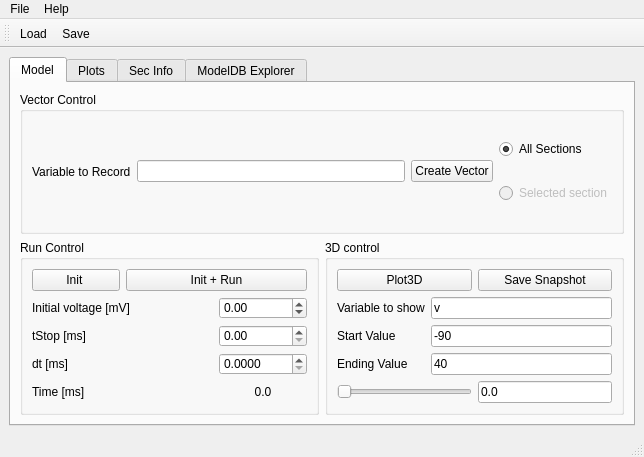
<?xml version="1.0" encoding="UTF-8"?>
<ui version="4.0">
 <class>MainWindow</class>
 <widget class="QMainWindow" name="MainWindow">
  <property name="geometry">
   <rect>
    <x>0</x>
    <y>0</y>
    <width>644</width>
    <height>457</height>
   </rect>
  </property>
  <property name="windowTitle">
   <string>Neuronvisio</string>
  </property>
  <widget class="QWidget" name="centralwidget">
   <layout class="QVBoxLayout" name="verticalLayout_2">
    <item>
     <widget class="QTabWidget" name="tabWidget">
      <property name="sizePolicy">
       <sizepolicy hsizetype="Preferred" vsizetype="Preferred">
        <horstretch>0</horstretch>
        <verstretch>0</verstretch>
       </sizepolicy>
      </property>
      <property name="currentIndex">
       <number>0</number>
      </property>
      <widget class="QWidget" name="tab">
       <attribute name="title">
        <string>Model</string>
       </attribute>
       <layout class="QVBoxLayout" name="verticalLayout_3">
        <item>
         <widget class="QGroupBox" name="groupBox_3">
          <property name="title">
           <string>Vector Control</string>
          </property>
          <layout class="QHBoxLayout" name="horizontalLayout">
           <item>
            <widget class="QLabel" name="label">
             <property name="text">
              <string>Variable to Record</string>
             </property>
            </widget>
           </item>
           <item>
            <widget class="QLineEdit" name="var"/>
           </item>
           <item>
            <widget class="QPushButton" name="create_vector">
             <property name="text">
              <string>Create Vector</string>
             </property>
            </widget>
           </item>
           <item>
            <layout class="QVBoxLayout" name="verticalLayout">
             <item>
              <widget class="QRadioButton" name="all_sections">
               <property name="text">
                <string>All Sections</string>
               </property>
               <property name="checked">
                <bool>true</bool>
               </property>
              </widget>
             </item>
             <item>
              <widget class="QRadioButton" name="selected_section">
               <property name="enabled">
                <bool>false</bool>
               </property>
               <property name="text">
                <string>Selected section</string>
               </property>
              </widget>
             </item>
            </layout>
           </item>
          </layout>
         </widget>
        </item>
        <item>
         <layout class="QHBoxLayout" name="horizontalLayout_3">
          <item>
           <widget class="QGroupBox" name="groupBox">
            <property name="styleSheet">
             <string>border-color: rgb(0, 0, 0);</string>
            </property>
            <property name="title">
             <string>Run Control</string>
            </property>
            <layout class="QGridLayout" name="gridLayout">
             <item row="0" column="0">
              <widget class="QPushButton" name="init_btn">
               <property name="text">
                <string>Init </string>
               </property>
              </widget>
             </item>
             <item row="0" column="1" colspan="2">
              <widget class="QPushButton" name="run_btn">
               <property name="text">
                <string>Init + Run</string>
               </property>
              </widget>
             </item>
             <item row="1" column="0" colspan="2">
              <widget class="QLabel" name="label_2">
               <property name="text">
                <string>Initial voltage [mV]</string>
               </property>
              </widget>
             </item>
             <item row="1" column="2">
              <widget class="QDoubleSpinBox" name="vSpinBox">
               <property name="toolTip">
                <string>Initial Voltage [mV]</string>
               </property>
               <property name="minimum">
                <double>-300.000000000000000</double>
               </property>
               <property name="maximum">
                <double>400.000000000000000</double>
               </property>
              </widget>
             </item>
             <item row="2" column="0">
              <widget class="QLabel" name="label_5">
               <property name="text">
                <string>tStop [ms]</string>
               </property>
              </widget>
             </item>
             <item row="2" column="2">
              <widget class="QDoubleSpinBox" name="tstopSpinBox">
               <property name="suffix">
                <string/>
               </property>
               <property name="maximum">
                <double>999999999.000000000000000</double>
               </property>
               <property name="singleStep">
                <double>0.010000000000000</double>
               </property>
              </widget>
             </item>
             <item row="3" column="0">
              <widget class="QLabel" name="label_6">
               <property name="text">
                <string>dt [ms]</string>
               </property>
              </widget>
             </item>
             <item row="3" column="2">
              <widget class="QDoubleSpinBox" name="dtSpinBox">
               <property name="decimals">
                <number>4</number>
               </property>
               <property name="singleStep">
                <double>0.000100000000000</double>
               </property>
              </widget>
             </item>
             <item row="4" column="0">
              <widget class="QLabel" name="label_7">
               <property name="text">
                <string>Time [ms]</string>
               </property>
              </widget>
             </item>
             <item row="4" column="2">
              <widget class="QLabel" name="time_label">
               <property name="enabled">
                <bool>true</bool>
               </property>
               <property name="text">
                <string>0.0</string>
               </property>
               <property name="alignment">
                <set>Qt::AlignCenter</set>
               </property>
              </widget>
             </item>
            </layout>
           </widget>
          </item>
          <item>
           <widget class="QGroupBox" name="groupBox_2">
            <property name="title">
             <string>3D control</string>
            </property>
            <property name="flat">
             <bool>false</bool>
            </property>
            <property name="checkable">
             <bool>false</bool>
            </property>
            <layout class="QGridLayout" name="gridLayout_2">
             <item row="1" column="0" colspan="2">
              <layout class="QVBoxLayout" name="verticalLayout_4">
               <property name="spacing">
                <number>6</number>
               </property>
               <item>
                <layout class="QFormLayout" name="formLayout">
                 <property name="fieldGrowthPolicy">
                  <enum>QFormLayout::AllNonFixedFieldsGrow</enum>
                 </property>
                 <item row="0" column="0">
                  <widget class="QLabel" name="variableToShowLabel">
                   <property name="text">
                    <string>Variable to show</string>
                   </property>
                  </widget>
                 </item>
                 <item row="0" column="1">
                  <widget class="QLineEdit" name="varToShow">
                   <property name="text">
                    <string>v</string>
                   </property>
                  </widget>
                 </item>
                 <item row="1" column="0">
                  <widget class="QLabel" name="label_8">
                   <property name="text">
                    <string>Start Value</string>
                   </property>
                  </widget>
                 </item>
                 <item row="1" column="1">
                  <widget class="QLineEdit" name="startValue">
                   <property name="text">
                    <string>-90</string>
                   </property>
                  </widget>
                 </item>
                 <item row="2" column="0">
                  <widget class="QLabel" name="label_9">
                   <property name="text">
                    <string>Ending Value</string>
                   </property>
                  </widget>
                 </item>
                 <item row="2" column="1">
                  <widget class="QLineEdit" name="endValue">
                   <property name="text">
                    <string>40</string>
                   </property>
                  </widget>
                 </item>
                </layout>
               </item>
               <item>
                <layout class="QHBoxLayout" name="horizontalLayout_4">
                 <item>
                  <widget class="QSlider" name="timelineSlider">
                   <property name="enabled">
                    <bool>false</bool>
                   </property>
                   <property name="orientation">
                    <enum>Qt::Horizontal</enum>
                   </property>
                  </widget>
                 </item>
                 <item>
                  <widget class="QLineEdit" name="animationTime">
                   <property name="text">
                    <string>0.0</string>
                   </property>
                  </widget>
                 </item>
                </layout>
               </item>
              </layout>
             </item>
             <item row="0" column="0">
              <widget class="QPushButton" name="Plot3D">
               <property name="text">
                <string>Plot3D</string>
               </property>
              </widget>
             </item>
             <item row="0" column="1">
              <widget class="QPushButton" name="SaveSnapshot">
               <property name="text">
                <string>Save Snapshot</string>
               </property>
              </widget>
             </item>
             </layout>
           </widget>
          </item>
         </layout>
        </item>
       </layout>
      </widget>
      <widget class="QWidget" name="tab_2">
       <attribute name="title">
        <string>Plots</string>
       </attribute>
       <layout class="QGridLayout" name="gridLayout_3">
        <item row="0" column="0">
         <layout class="QHBoxLayout" name="horizontalLayout_2">
          <item>
           <widget class="QPushButton" name="plot_vector_btn">
            <property name="text">
             <string>plot</string>
            </property>
           </widget>
          </item>
          <item>
           <widget class="QSpinBox" name="fig_num_spinBox">
            <property name="minimum">
             <number>1</number>
            </property>
           </widget>
          </item>
          <item>
           <widget class="QCheckBox" name="legend">
            <property name="text">
             <string>legend</string>
            </property>
            <property name="checkable">
             <bool>true</bool>
            </property>
           </widget>
          </item>
          <item>
           <widget class="QCheckBox" name="points">
            <property name="text">
             <string>points</string>
            </property>
           </widget>
          </item>
          <item>
           <spacer name="horizontalSpacer">
            <property name="orientation">
             <enum>Qt::Horizontal</enum>
            </property>
            <property name="sizeHint" stdset="0">
             <size>
              <width>298</width>
              <height>20</height>
             </size>
            </property>
           </spacer>
          </item>
         </layout>
        </item>
        <item row="1" column="0">
         <widget class="QTreeWidget" name="treeWidget">
          <property name="sizePolicy">
           <sizepolicy hsizetype="Expanding" vsizetype="Expanding">
            <horstretch>0</horstretch>
            <verstretch>0</verstretch>
           </sizepolicy>
          </property>
          <property name="alternatingRowColors">
           <bool>true</bool>
          </property>
          <property name="selectionMode">
           <enum>QAbstractItemView::MultiSelection</enum>
          </property>
          <property name="columnCount">
           <number>2</number>
          </property>
          <column>
           <property name="text">
            <string>Vector</string>
           </property>
          </column>
          <column>
           <property name="text">
            <string>Details</string>
           </property>
          </column>
         </widget>
        </item>
       </layout>
      </widget>
      <widget class="QWidget" name="tab_3">
       <attribute name="title">
        <string>Sec Info</string>
       </attribute>
       <layout class="QGridLayout" name="gridLayout_4">
        <item row="0" column="0">
         <widget class="QLabel" name="sec_info_label">
          <property name="text">
           <string>No section selected.</string>
          </property>
          <property name="alignment">
           <set>Qt::AlignLeading|Qt::AlignLeft|Qt::AlignTop</set>
          </property>
         </widget>
        </item>
       </layout>
      </widget>
      <widget class="QWidget" name="tab_4">
       <property name="toolTip">
        <string>ModelDb explorer</string>
       </property>
       <attribute name="title">
        <string>ModelDB Explorer</string>
       </attribute>
       <layout class="QVBoxLayout" name="verticalLayout_5">
        <item>
         <layout class="QHBoxLayout" name="horizontalLayout_5">
          <item>
           <spacer name="horizontalSpacer_3">
            <property name="orientation">
             <enum>Qt::Horizontal</enum>
            </property>
            <property name="sizeHint" stdset="0">
             <size>
              <width>40</width>
              <height>20</height>
             </size>
            </property>
           </spacer>
          </item>
          <item>
           <widget class="QLineEdit" name="filter_input"/>
          </item>
          <item>
           <widget class="QPushButton" name="filter_list_btn">
            <property name="toolTip">
             <string>Filter the models list using the given text.</string>
            </property>
            <property name="text">
             <string>Search</string>
            </property>
           </widget>
          </item>
         </layout>
        </item>
        <item>
         <widget class="QSplitter" name="splitter">
          <property name="orientation">
           <enum>Qt::Vertical</enum>
          </property>
          <widget class="QTreeWidget" name="tree_models">
           <property name="midLineWidth">
            <number>0</number>
           </property>
           <property name="verticalScrollBarPolicy">
            <enum>Qt::ScrollBarAlwaysOn</enum>
           </property>
           <property name="sortingEnabled">
            <bool>true</bool>
           </property>
           <property name="animated">
            <bool>false</bool>
           </property>
           <property name="wordWrap">
            <bool>true</bool>
           </property>
           <property name="columnCount">
            <number>4</number>
           </property>
           <column>
            <property name="text">
             <string>Year</string>
            </property>
           </column>
           <column>
            <property name="text">
             <string>Authors</string>
            </property>
           </column>
           <column>
            <property name="text">
             <string>Title</string>
            </property>
           </column>
           <column>
            <property name="text">
             <string>Id</string>
            </property>
           </column>
          </widget>
          <widget class="QTabWidget" name="tabWidget_2">
           <property name="tabPosition">
            <enum>QTabWidget::South</enum>
           </property>
           <property name="currentIndex">
            <number>0</number>
           </property>
           <widget class="QWidget" name="tab_5">
            <attribute name="title">
             <string>Readme</string>
            </attribute>
            <layout class="QVBoxLayout" name="verticalLayout_7">
             <item>
              <widget class="QTextBrowser" name="textBrowser_readme">
               <property name="openExternalLinks">
                <bool>true</bool>
               </property>
              </widget>
             </item>
            </layout>
           </widget>
           <widget class="QWidget" name="tab_6">
            <attribute name="title">
             <string>Model Overview</string>
            </attribute>
            <layout class="QVBoxLayout" name="verticalLayout_8">
             <item>
              <widget class="QTextBrowser" name="textBrowser_model_overview">
               <property name="openExternalLinks">
                <bool>true</bool>
               </property>
              </widget>
             </item>
            </layout>
           </widget>
          </widget>
         </widget>
        </item>
        <item>
         <layout class="QHBoxLayout" name="horizontalLayout_6">
          <item>
           <spacer name="horizontalSpacer_2">
            <property name="orientation">
             <enum>Qt::Horizontal</enum>
            </property>
            <property name="sizeHint" stdset="0">
             <size>
              <width>138</width>
              <height>20</height>
             </size>
            </property>
           </spacer>
          </item>
          <item>
           <widget class="QPushButton" name="load_model_btn">
            <property name="toolTip">
             <string>Download, extract, compile and load the selected model.</string>
            </property>
            <property name="text">
             <string>Load Model</string>
            </property>
           </widget>
          </item>
         </layout>
        </item>
       </layout>
      </widget>
     </widget>
    </item>
   </layout>
  </widget>
  <widget class="QStatusBar" name="statusbar"/>
  <widget class="QMenuBar" name="menuBar">
   <property name="geometry">
    <rect>
     <x>0</x>
     <y>0</y>
     <width>644</width>
     <height>25</height>
    </rect>
   </property>
   <widget class="QMenu" name="menuFile">
    <property name="title">
     <string>File</string>
    </property>
    <addaction name="actionLoad"/>
    <addaction name="actionSave"/>
    <addaction name="actionQuit"/>
   </widget>
   <widget class="QMenu" name="menuHelp">
    <property name="title">
     <string>Help</string>
    </property>
    <addaction name="actionAbout"/>
   </widget>
   <addaction name="menuFile"/>
   <addaction name="menuHelp"/>
  </widget>
  <widget class="QToolBar" name="toolBar">
   <property name="windowTitle">
    <string>toolBar</string>
   </property>
   <property name="toolButtonStyle">
    <enum>Qt::ToolButtonIconOnly</enum>
   </property>
   <attribute name="toolBarArea">
    <enum>TopToolBarArea</enum>
   </attribute>
   <attribute name="toolBarBreak">
    <bool>false</bool>
   </attribute>
   <addaction name="actionLoad"/>
   <addaction name="actionSave"/>
  </widget>
  <action name="actionQuit">
   <property name="icon">
    <iconset resource="../icons/res.qrc">
     <normaloff>:/icons/system-log-out.svg</normaloff>:/icons/system-log-out.svg</iconset>
   </property>
   <property name="text">
    <string>Quit</string>
   </property>
  </action>
  <action name="actionAbout">
   <property name="icon">
    <iconset resource="../icons/res.qrc">
     <normaloff>:/icons/help-browser.svg</normaloff>:/icons/help-browser.svg</iconset>
   </property>
   <property name="text">
    <string>About</string>
   </property>
  </action>
  <action name="actionSave">
   <property name="icon">
    <iconset resource="../icons/res.qrc">
     <normaloff>:/icons/document-save.svg</normaloff>:/icons/document-save.svg</iconset>
   </property>
   <property name="text">
    <string>Save</string>
   </property>
  </action>
  <action name="actionLoad">
   <property name="icon">
    <iconset resource="../icons/res.qrc">
     <normaloff>:/icons/document-open.svg</normaloff>:/icons/document-open.svg</iconset>
   </property>
   <property name="text">
    <string>Load</string>
   </property>
  </action>
 </widget>
 <resources>
  <include location="../icons/res.qrc"/>
 </resources>
 <connections>
  <connection>
   <sender>actionQuit</sender>
   <signal>activated()</signal>
   <receiver>MainWindow</receiver>
   <slot>close()</slot>
   <hints>
    <hint type="sourcelabel">
     <x>-1</x>
     <y>-1</y>
    </hint>
    <hint type="destinationlabel">
     <x>287</x>
     <y>193</y>
    </hint>
   </hints>
  </connection>
 </connections>
</ui>
